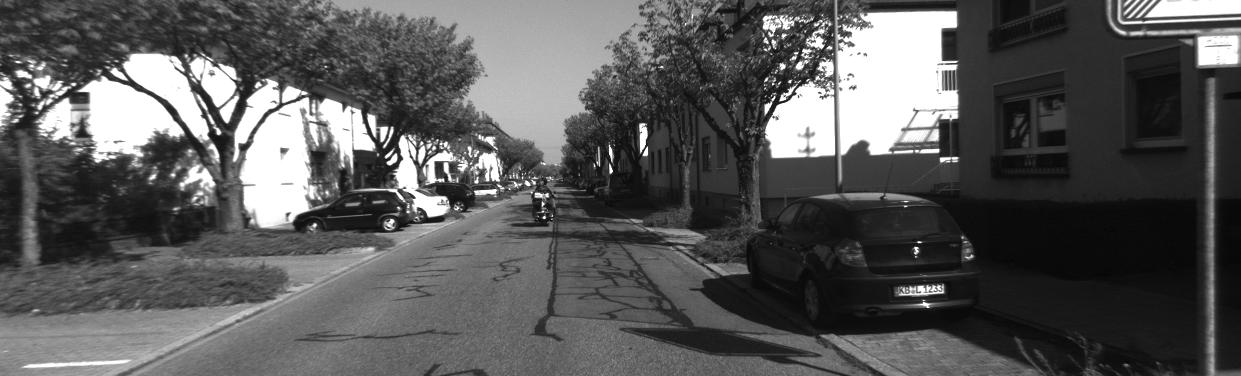
#> input picture Exercise 8 - Lucas-Kanade tracker/Matlab/data/000000.png, 1241 x 376 px, found by its file name
$ python mian.py   (older library calls are emulated)
#> lines starting #> are read from the running program, lines starting #| are printed output that depends on the picture
### Exercise 7 - From images to localization/Solution 7 - From images to localization/code_python/code_previous_exercises/harris.py
import numpy as np
from scipy import signal


def harris(img, patch_size, kappa):
    sobel_para = np.array([-1, 0, 1])
    sobel_orth = np.array([1, 2, 1])

    Ix = signal.convolve2d(img, sobel_para[None, :], mode="valid")
    Ix = signal.convolve2d(Ix, sobel_orth[:, None], mode="valid").astype(float)

    Iy = signal.convolve2d(img, sobel_para[:, None], mode="valid")
    Iy = signal.convolve2d(Iy, sobel_orth[None, :], mode="valid").astype(float)

    Ixx = Ix ** 2
    Iyy = Iy ** 2
    Ixy = Ix*Iy

    patch = np.ones([patch_size, patch_size])
    pr = patch_size // 2
    sIxx = signal.convolve2d(Ixx, patch, mode="valid")
    sIyy = signal.convolve2d(Iyy, patch, mode="valid")
    sIxy = signal.convolve2d(Ixy, patch, mode="valid")

    scores = (sIxx * sIyy - sIxy ** 2) - kappa * ((sIxx + sIyy) ** 2)

    scores[scores < 0] = 0

    scores = np.pad(scores, [(pr+1, pr+1), (pr+1, pr+1)], mode='constant', constant_values=0)

    return scores

### Exercise 7 - From images to localization/Solution 7 - From images to localization/code_python/code_previous_exercises/selectKeypoints.py
import numpy as np


def selectKeypoints(scores, num, r):
    """
    Selects the num best scores as keypoints and performs non-maximum supression of a (2r + 1)*(2r + 1) box around
    the current maximum.
    """
    keypoints = np.zeros([2, num])
    temp_scores = np.pad(scores, [(r, r), (r, r)], mode='constant', constant_values=0)

    for i in range(num):
        kp = np.unravel_index(temp_scores.argmax(), temp_scores.shape)
        keypoints[:, i] = np.array(kp) - r
        temp_scores[(kp[0] - r):(kp[0] + r + 1), (kp[1] - r):(kp[1] + r + 1)] = 0

    return keypoints

### Exercise 7 - From images to localization/Solution 7 - From images to localization/code_python/code_previous_exercises/describeKeypoints.py
import numpy as np


def describeKeypoints(img, keypoints, r):
    """
    Returns a (2r+1)^2xN matrix of image patch vectors based on image img and a 2xN matrix containing the keypoint
    coordinates. r is the patch "radius".
    """
    N = keypoints.shape[1]
    desciptors = np.zeros([(2*r+1)**2, N])
    padded = np.pad(img, [(r, r), (r, r)], mode='constant', constant_values=0)

    for i in range(N):
        kp = keypoints[:, i].astype(np.int) + r
        desciptors[:, i] = padded[(kp[0] - r):(kp[0] + r + 1), (kp[1] - r):(kp[1] + r + 1)].flatten()

    return desciptors

### Exercise 7 - From images to localization/Solution 7 - From images to localization/code_python/code_previous_exercises/matchDescriptors.py
import numpy as np
from scipy.spatial.distance import cdist


def matchDescriptors(query_descriptors, database_descriptors, match_lambda):
    """
    Returns a 1xQ matrix where the i-th coefficient is the index of the database descriptor which matches to the
    i-th query descriptor. The descriptor vectors are MxQ and MxD where M is the descriptor dimension and Q and D the
    amount of query and database descriptors respectively. matches(i) will be -1 if there is no database descriptor
    with an SSD < lambda * min(SSD). No elements of matches will be equal except for the -1 elements.
    """
    dists = cdist(query_descriptors.T, database_descriptors.T, 'euclidean')
    matches = np.argmin(dists, axis=1)
    dists = dists[np.arange(matches.shape[0]), matches]
    min_non_zero_dist = dists.min()

    matches[dists >= match_lambda * min_non_zero_dist] = -1

    # remove double matches
    unique_matches = np.ones_like(matches) * -1
    _, unique_match_idxs = np.unique(matches, return_index=True)
    unique_matches[unique_match_idxs] = matches[unique_match_idxs]

    return unique_matches

### Exercise 7 - From images to localization/Solution 7 - From images to localization/code_python/ransacLocalization.py
import cv2
import numpy as np

from code_previous_exercises.estimate_pose_dlt import estimatePoseDLT
from code_previous_exercises.projectPoints import projectPoints


def ransacLocalization(matched_query_keypoints, corresponding_landmarks, K):
    """
    best_inlier_mask should be 1xnum_matched and contain, only for the matched keypoints,
    False if the match is an outlier, True otherwise.
    """
    use_p3p = True
    tweaked_for_more = True
    adaptive = True   # whether or not to use ransac adaptively

    if use_p3p:
        num_iterations = 1000 if tweaked_for_more else 200
        pixel_tolerance = 10
        k = 3
    else:
        num_iterations = 2000
        pixel_tolerance = 10
        k = 6

    if adaptive:
        num_iterations = float('inf')

    # Initialize RANSAC

    best_inlier_mask = np.zeros(matched_query_keypoints.shape[1])
    # (row, col) to (u, v)
    matched_query_keypoints = np.flip(matched_query_keypoints, axis=0)
    max_num_inliers_history = []
    num_iteration_history = []
    max_num_inliers = 0

    # RANSAC
    i = 0
    while num_iterations > i:
        # Model from k samples (DLT or P3P)
        indices = np.random.permutation(corresponding_landmarks.shape[0])[:k]
        landmark_sample = corresponding_landmarks[indices, :]
        keypoint_sample = matched_query_keypoints[:, indices]

        if use_p3p:
            success, rotation_vectors, translation_vectors = cv2.solveP3P(landmark_sample, keypoint_sample.T, K,
                                                                        None, flags=cv2.SOLVEPNP_P3P)
            t_C_W_guess = []
            R_C_W_guess = []
            for rotation_vector in rotation_vectors:
                rotation_matrix = cv2.Rodrigues(rotation_vector)[0]
                for translation_vector in translation_vectors:
                    R_C_W_guess.append(rotation_matrix)
                    t_C_W_guess.append(translation_vector)

        else:
            M_C_W_guess = estimatePoseDLT(keypoint_sample.T, landmark_sample, K)
            R_C_W_guess = M_C_W_guess[:, :3]
            t_C_W_guess = M_C_W_guess[:, -1]

        # Count inliers
        if not use_p3p:
            C_landmarks = np.matmul(R_C_W_guess, corresponding_landmarks[:, :, None]).squeeze(-1) + t_C_W_guess[None, :]
            projected_points = projectPoints(C_landmarks, K)
            difference = matched_query_keypoints - projected_points.T
            errors = (difference**2).sum(0)
            is_inlier = errors < pixel_tolerance**2

        else:
            # If we use p3p, also consider inliers for the 4 solutions.
            is_inlier = np.zeros(corresponding_landmarks.shape[0])
            for alt_idx in range(len(R_C_W_guess)):
                C_landmarks = np.matmul(R_C_W_guess[alt_idx], corresponding_landmarks[:, :, None]).squeeze(-1) + \
                              t_C_W_guess[alt_idx][None, :].squeeze(-1)
                projected_points = projectPoints(C_landmarks, K)
                difference = matched_query_keypoints - projected_points.T
                errors = (difference ** 2).sum(0)
                alternative_is_inlier = errors < pixel_tolerance ** 2
                if alternative_is_inlier.sum() > is_inlier.sum():
                    is_inlier = alternative_is_inlier

        min_inlier_count = 30 if tweaked_for_more else 6

        if is_inlier.sum() > max_num_inliers and is_inlier.sum() >= min_inlier_count:
            max_num_inliers = is_inlier.sum()
            best_inlier_mask = is_inlier

        if adaptive:
            # estimate of the outlier ratio
            outlier_ratio = 1 - max_num_inliers / is_inlier.shape[0]
            # formula to compute number of iterations from estimated outlier ratio
            confidence = 0.95
            upper_bound_on_outlier_ratio = 0.90
            outlier_ratio = min(upper_bound_on_outlier_ratio, outlier_ratio)
            num_iterations = np.log(1-confidence)/np.log(1-(1-outlier_ratio)**k)
            # cap the number of iterations at 15000
            num_iterations = min(15000, num_iterations)

        num_iteration_history.append(num_iterations)
        max_num_inliers_history.append(max_num_inliers)

        i += 1
    if max_num_inliers == 0:
        R_C_W = None
        t_C_W = None
    else:
        M_C_W  = estimatePoseDLT(matched_query_keypoints[:, best_inlier_mask].T, corresponding_landmarks[best_inlier_mask, :], K)
        R_C_W = M_C_W[:, :3]
        t_C_W = M_C_W[:, -1]

        if adaptive:
            print("    Adaptive RANSAC: Needed {} iteration to converge.".format(i - 1))
            print("    Adaptive RANSAC: Estimated Ouliers: {} %".format(100 * outlier_ratio))

    return R_C_W, t_C_W, best_inlier_mask, max_num_inliers_history, num_iteration_history

### Exercise 7 - From images to localization/Solution 7 - From images to localization/code_python/code_previous_exercises/estimate_pose_dlt.py
import numpy as np

def estimatePoseDLT(p, P, K):
    # Estimates the pose of a camera using a set of 2D-3D correspondences
    # and a given camera matrix.
    #
    # p  [n x 2] array containing the undistorted coordinates of the 2D points
    # P  [n x 3] array containing the 3D point positions
    # K  [3 x 3] camera matrix
    #
    # Returns a [3 x 4] projection matrix of the form
    #           M_tilde = [R_tilde | alpha * t]
    # where R is a rotation matrix. M_tilde encodes the transformation
    # that maps points from the world frame to the camera frame


    # Convert 2D to normalized coordinates
    p_norm = (np.linalg.inv(K) @ np.c_[p, np.ones((p.shape[0], 1))].T).T

    # Build measurement matrix Q
    num_corners = p_norm.shape[0]
    Q = np.zeros((2*num_corners, 12))

    for i in range(num_corners):
        u = p_norm[i, 0]
        v = p_norm[i, 1]

        Q[2*i, 0:3] = P[i,:]
        Q[2*i, 3] = 1
        Q[2*i, 8:11] = -u * P[i,:]
        Q[2*i, 11] = -u

        Q[2*i+1, 4:7] = P[i,:]
        Q[2*i+1, 7] = 1
        Q[2*i+1, 8:11] = -v * P[i,:]
        Q[2*i+1, 11] = -v

    # Solve for Q.M_tilde = 0 subject to the constraint ||M_tilde||=1
    u, s, v = np.linalg.svd(Q, full_matrices=True)
    M_tilde = np.reshape(v.T[:,-1], (3,4));

    # Extract [R | t] with the correct scale
    if (np.linalg.det(M_tilde[:, :3]) < 0):
        M_tilde *= -1

    R = M_tilde[:, :3]

    # Find the closest orthogonal matrix to R
    # https://en.wikipedia.org/wiki/Orthogonal_Procrustes_problem
    u, s, v = np.linalg.svd(R);
    R_tilde = u @ v;

    # Normalization scheme using the Frobenius norm:
    # recover the unknown scale using the fact that R_tilde is a true rotation matrix
    alpha = np.linalg.norm(R_tilde, 'fro')/np.linalg.norm(R, 'fro');

    # Build M_tilde with the corrected rotation and scale
    M_tilde = np.c_[R_tilde, alpha * M_tilde[:,3]];

    return M_tilde

### Exercise 7 - From images to localization/Solution 7 - From images to localization/code_python/code_previous_exercises/plotMatches.py
import matplotlib.pyplot as plt
import numpy as np


def plotMatches(matches, query_keypoints, database_keypoints, plt_axis=None):
    query_indices = np.nonzero(matches >= 0)[0]
    match_indices = matches[query_indices]

    x_from = query_keypoints[0, query_indices]
    x_to = database_keypoints[0, match_indices]
    y_from = query_keypoints[1, query_indices]
    y_to = database_keypoints[1, match_indices]

    for i in range(x_from.shape[0]):
        if plt_axis is None:
            plt.plot([y_from[i], y_to[i]], [x_from[i], x_to[i]], 'g-', linewidth=3)
        else:
            plt_axis.plot([y_from[i], y_to[i]], [x_from[i], x_to[i]], 'g-', linewidth=3)

### Exercise 7 - From images to localization/Solution 7 - From images to localization/code_python/code_previous_exercises/distortPoints.py
import numpy as np


def distortPoints(x, D, K):
    """Applies lens distortion D(2) to 2D points x(Nx2) on the image plane. """

    k1, k2 = D[0], D[1]

    u0 = K[0, 2]
    v0 = K[1, 2]

    xp = x[:, 0] - u0
    yp = x[:, 1] - v0

    r2 = xp**2 + yp**2
    xpp = u0 + xp * (1 + k1*r2 + k2*r2**2)
    ypp = v0 + yp * (1 + k1*r2 + k2*r2**2)

    x_d = np.stack([xpp, ypp], axis=-1)

    return x_d

### Exercise 7 - From images to localization/Solution 7 - From images to localization/code_python/code_previous_exercises/projectPoints.py
import numpy as np

from code_previous_exercises.distortPoints import distortPoints


def projectPoints(points_3d, K, D=np.zeros([4, 1])):
    """
    Projects 3d points to the image plane (3xN), given the camera matrix (3x3) and
    distortion coefficients (4x1).
    """
    # get image coordinates
    projected_points = np.matmul(K, points_3d[:, :, None]).squeeze(-1)
    projected_points /= projected_points[:, 2, None]

    # apply distortion
    projected_points = distortPoints(projected_points[:, :2], D, K)

    return projected_points

### Exercise 7 - From images to localization/Solution 7 - From images to localization/code_python/code_previous_exercises/draw_camera.py
import numpy as np

from code_previous_exercises.arrow_3d import Arrow3D


def drawCamera(ax, position, direction, length_scale = 1, head_size = 10,
        equal_axis = True, set_ax_limits = True):
    # Draws a camera consisting of arrows into a 3d Plot
    # ax            axes object, creates as follows
    #                   fig = plt.figure()
    #                   ax = fig.add_subplot(projection='3d')
    # position      np.array(3,) containing the camera position
    # direction     np.array(3,3) where each column corresponds to the [x, y, z]
    #               axis direction
    # length_scale  length scale: the arrows are drawn with length
    #               length_scale * direction
    # head_size     controls the size of the head of the arrows
    # equal_axis    boolean, if set to True (default) the axis are set to an
    #               equal aspect ratio
    # set_ax_limits if set to false, the plot box is not touched by the function

    arrow_prop_dict = dict(mutation_scale=head_size, arrowstyle='-|>', color='r')
    a = Arrow3D([position[0], position[0] + length_scale * direction[0, 0]],
                [position[1], position[1] + length_scale * direction[1, 0]],
                [position[2], position[2] + length_scale * direction[2, 0]],
                **arrow_prop_dict)
    ax.add_artist(a)
    arrow_prop_dict = dict(mutation_scale=head_size, arrowstyle='-|>', color='g')
    a = Arrow3D([position[0], position[0] + length_scale * direction[0, 1]],
                [position[1], position[1] + length_scale * direction[1, 1]],
                [position[2], position[2] + length_scale * direction[2, 1]],
                **arrow_prop_dict)
    ax.add_artist(a)
    arrow_prop_dict = dict(mutation_scale=head_size, arrowstyle='-|>', color='b')
    a = Arrow3D([position[0], position[0] + length_scale * direction[0, 2]],
                [position[1], position[1] + length_scale * direction[1, 2]],
                [position[2], position[2] + length_scale * direction[2, 2]],
                **arrow_prop_dict)
    ax.add_artist(a)

    if not set_ax_limits:
        return

    xlim = ax.get_xlim()
    ylim = ax.get_ylim()
    zlim = ax.get_zlim()
    ax.set_xlim([min(xlim[0], position[0]), max(xlim[1], position[0])])
    ax.set_ylim([min(ylim[0], position[1]), max(ylim[1], position[1])])
    ax.set_zlim([min(zlim[0], position[2]), max(zlim[1], position[2])])

    # This sets the aspect ratio to 'equal'
    if equal_axis:
        ax.set_box_aspect((np.ptp(ax.get_xlim()),
                       np.ptp(ax.get_ylim()),
                       np.ptp(ax.get_zlim())))

### Exercise 7 - From images to localization/Solution 7 - From images to localization/code_python/mian.py
import cv2
import numpy as np
import matplotlib.pyplot as plt
from matplotlib.lines import Line2D

from parabolaRansac import parabolaRansac
from ransacLocalization import ransacLocalization
from code_previous_exercises.describeKeypoints import describeKeypoints
from code_previous_exercises.harris import harris
from code_previous_exercises.matchDescriptors import matchDescriptors
from code_previous_exercises.selectKeypoints import selectKeypoints
from code_previous_exercises.plotMatches import plotMatches
from code_previous_exercises.draw_camera import drawCamera


# Data for parts 3 and 4
K = np.loadtxt('../../data/K.txt')
keypoints = np.loadtxt('../../data/keypoints.txt').T
p_W_landmarks = np.loadtxt('../../data/p_W_landmarks.txt')

# Data for part 4
database_image = cv2.imread('../../data/000000.png', cv2.IMREAD_GRAYSCALE)
#> database_image is the input picture: shape (376, 1241); min 6, max 255, mean 89

# Parts 2 and 3 - Localization with RANSAC + DLT/P3P
query_image = cv2.imread('../../data/000001.png', cv2.IMREAD_GRAYSCALE)
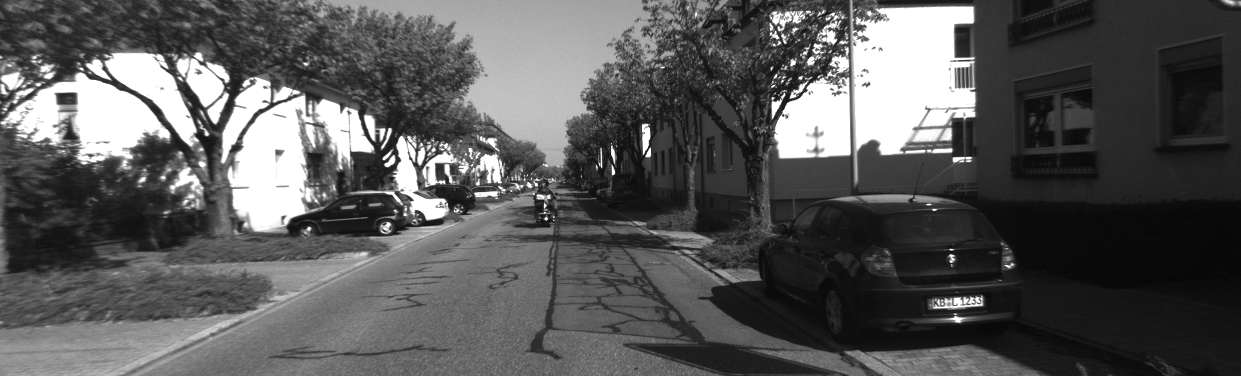
#> input picture Exercise 3 - Simple Keypoint Tracker/data/000001.png, 1241 x 376 px, found by its file name
#> query_image is the input picture: shape (376, 1241); min 5, max 255, mean 88.4

# Parameters from exercise 3.
harris_patch_size = 9
harris_kappa = 0.08
nonmaximum_supression_radius = 8
descriptor_radius = 9
match_lambda = 5

# Other parameters
num_keypoints = 1000

# Detect and match keypoints.
database_keypoints = keypoints
query_harris = harris(query_image, harris_patch_size, harris_kappa)
query_keypoints = selectKeypoints(query_harris, num_keypoints, nonmaximum_supression_radius)
#> the loop in selectKeypoints, `for i in range(num):` made 1000 passes
#> kp on passes 1 to 3: (135, 653), (104, 801), (171, 394)
#> after the loop in selectKeypoints, `for i in range(num):`:
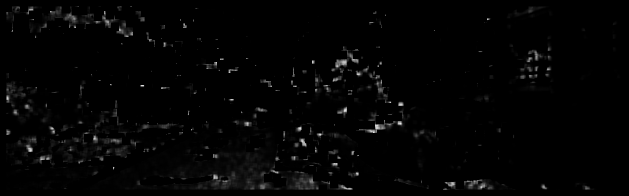
#> temp_scores: shape (392, 1257) float64 (shown at 1/2 size); min 0, max 3.82e+10, mean 588601604.1; drawn with min black and max white
query_descriptors = describeKeypoints(query_image, query_keypoints, descriptor_radius)
#> in describeKeypoints, `padded = np.pad(img, [(r, r), (r, r)], mode='constant', constant_value..`:
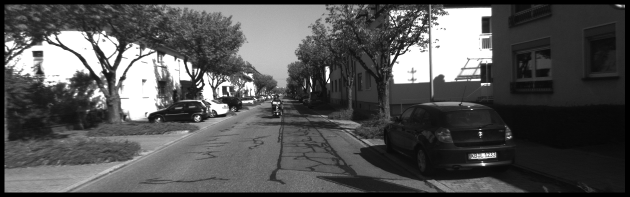
#> padded: shape (394, 1259) (shown at 1/2 size); min 0, max 255, mean 83.2
#> the loop in describeKeypoints, `for i in range(N):` made 1000 passes
#> kp on passes 1 to 3: [136, 654], [105, 802], [172, 395]
#> after the loop in describeKeypoints, `for i in range(N):`:
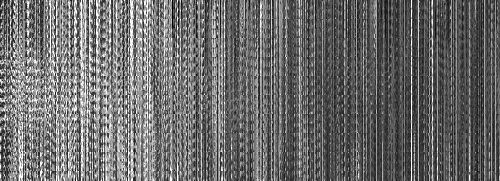
#> desciptors: shape (361, 1000) float64 (shown at 1/2 size); min 0, max 255, mean 107.2
database_descriptors = describeKeypoints(database_image, database_keypoints, descriptor_radius)
#> call 2 of describeKeypoints, with keypoints = array of shape (2, 516), r = 9
#> in describeKeypoints (call 2), `padded = np.pad(img, [(r, r), (r, r)], mode='constant', constant_value..`:
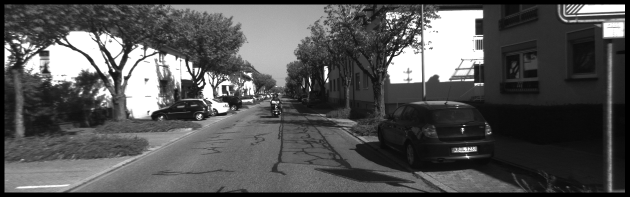
#> padded: shape (394, 1259) (shown at 1/2 size); min 0, max 255, mean 83.7
#> the loop in describeKeypoints (call 2), `for i in range(N):` made 516 passes
#> kp on passes 1 to 3: [109, 793], [171, 398], [260, 926]
#> after the loop in describeKeypoints (call 2), `for i in range(N):`:
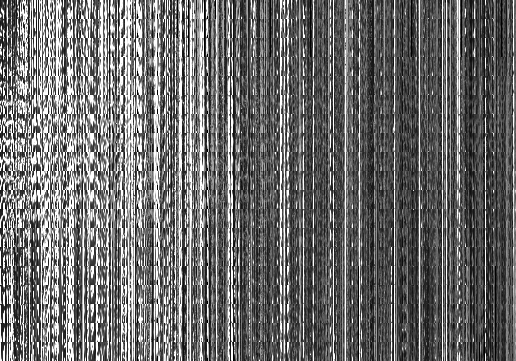
#> desciptors: shape (361, 516) float64; min 0, max 255, mean 108.4
all_matches = matchDescriptors(query_descriptors, database_descriptors, match_lambda)
#> in matchDescriptors, `dists = cdist(query_descriptors.T, database_descriptors.T, 'euclidean')`:
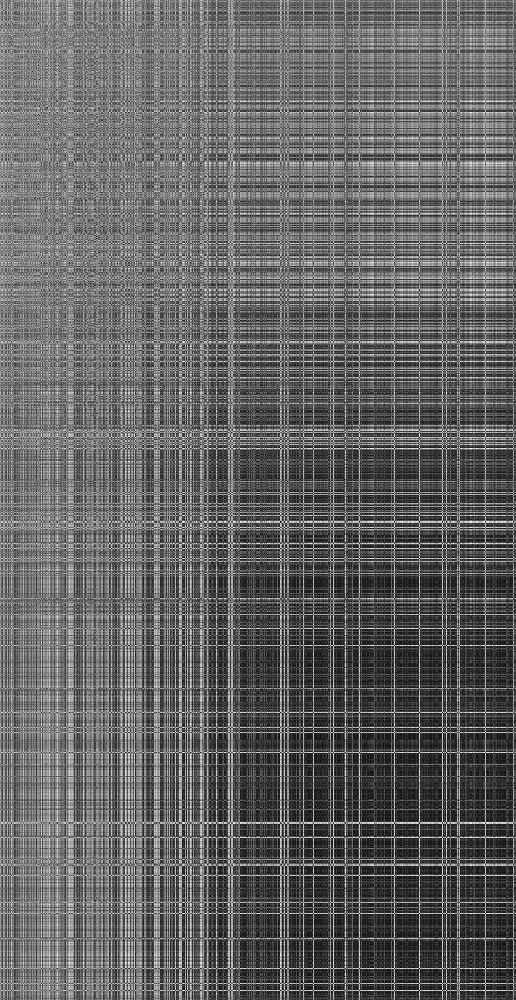
#> dists: shape (1000, 516) float64; min 114.4, max 4379.6, mean 1794.1; drawn with min black and max white
#> in matchDescriptors, `matches = np.argmin(dists, axis=1)`: matches = 1000 values, max 515 at index 532, min 1 at index 2, mean 311.8
#> in matchDescriptors, `dists = dists[np.arange(matches.shape[0]), matches]`: dists = 1000 values, max 1643.2 at index 206, min 114.4 at index 752, mean 682.7
#> (the rest of the program and of its run is left out)
